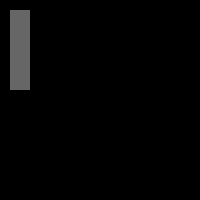
Frame 1 (no input)
Frame 60 (the mouse pressed at the canvas centre just before this capture): identical to frame 1, image omitted
Frame 120 (the mouse held since frame 60 and released just before this capture): identical to frame 1, image omitted

The Processing sketch that drew this single still picture (run headless with seeded random() and noise(); from frame 60 on, the mouse is pressed at the canvas centre):

// Processing sketch: sketch_130410a
// ── sketch_130410a.pde
void setup() {
  size(200, 200);
  background(0);
  noStroke();
  fill(102);
}

int a = 0;

void draw() {
  rect(10, 10, 20, 80); 
}
